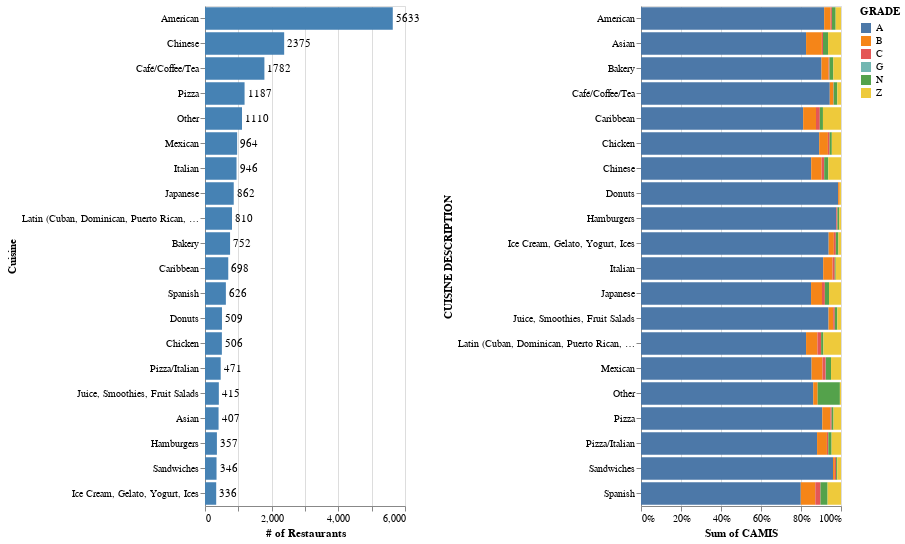

The cell this chart's notebook holds for it:
### Markdown cell above
<a id='top_10'></a>
### Percentage of Inspection Grades for the top 10 cuisine (by count and inspection grade)

### Code cell
#top 10 cuisine by counts
latest_inspection = df_rest.sort_values(['CAMIS', 'INSPECTION DATE'], 
                    ascending=[True, False]).groupby('CAMIS').head(1)
cusines = latest_inspection.groupby(['CUISINE DESCRIPTION'])['CAMIS'].count().reset_index()
topcusines = cusines.sort_values('CAMIS', ascending=False).iloc[:20,:]
topcusines

bars = alt.Chart(topcusines).mark_bar(color ='steelblue').encode(
    x=alt.X('CAMIS:Q', 
    axis=alt.Axis(title ='# of Restaurants')),

    y=alt.Y('CUISINE DESCRIPTION:N',
            sort='-x',
            axis=alt.Axis(title ='Cuisine')
    )

)

text = bars.mark_text(
    align='left',
    baseline='middle',
    dx=3  
).encode(
    text='CAMIS:Q'
)

top10cuisine = (bars + text).properties(height=500,width=200)

#Top 10 cusine types by inspection grades 
top10cuis_insp = latest_inspection[latest_inspection['CUISINE DESCRIPTION']\
                  .isin(topcusines['CUISINE DESCRIPTION'].to_list())]\
                    .groupby(['CUISINE DESCRIPTION', 'GRADE'])['CAMIS'].count().reset_index()

top10grade = alt.Chart(top10cuis_insp).mark_bar().encode(
                        x=alt.X('sum(CAMIS)', stack="normalize"),
                        y='CUISINE DESCRIPTION',
                        color='GRADE').properties(
                        height=500,
                        width=200
                    )

alt.hconcat(top10cuisine, top10grade)

### Figure 1 — Vega-Lite specification as saved in the notebook (floating-point values rounded to 4 significant figures)
{"config": {"view": {"continuousWidth": 400, "continuousHeight": 300}}, "hconcat": [{"layer": [{"mark": {"type": "bar", "color": "steelblue"}, "encoding": {"x": {"type": "quantitative", "axis": {"title": "# of Restaurants"}, "field": "CAMIS"}, "y": {"type": "nominal", "axis": {"title": "Cuisine"}, "field": "CUISINE DESCRIPTION", "sort": "-x"}}}, {"mark": {"type": "text", "align": "left", "baseline": "middle", "dx": 3}, "encoding": {"text": {"type": "quantitative", "field": "CAMIS"}, "x": {"type": "quantitative", "axis": {"title": "# of Restaurants"}, "field": "CAMIS"}, "y": {"type": "nominal", "axis": {"title": "Cuisine"}, "field": "CUISINE DESCRIPTION", "sort": "-x"}}}], "data": {"name": "data-7369e0793e89c6ee507404a1c3a62f56"}, "height": 500, "width": 200}, {"data": {"name": "data-64019f1176a911048efb475d8519fdd2"}, "mark": "bar", "encoding": {"color": {"type": "nominal", "field": "GRADE"}, "x": {"type": "quantitative", "aggregate": "sum", "field": "CAMIS", "stack": "normalize"}, "y": {"type": "nominal", "field": "CUISINE DESCRIPTION"}}, "height": 500, "width": 200}], "$schema": "https://vega.github.io/schema/vega-lite/v4.0.0.json", "datasets": {"data-7369e0793e89c6ee507404a1c3a62f56": [{"CUISINE DESCRIPTION": "American", "CAMIS": 5633}, {"CUISINE DESCRIPTION": "Chinese", "CAMIS": 2375}, {"CUISINE DESCRIPTION": "Café/Coffee/Tea", "CAMIS": 1782}, {"CUISINE DESCRIPTION": "Pizza", "CAMIS": 1187}, {"CUISINE DESCRIPTION": "Other", "CAMIS": 1110}, {"CUISINE DESCRIPTION": "Mexican", "CAMIS": 964}, {"CUISINE DESCRIPTION": "Italian", "CAMIS": 946}, {"CUISINE DESCRIPTION": "Japanese", "CAMIS": 862}, {"CUISINE DESCRIPTION": "Latin (Cuban, Dominican, Puerto Rican, South & Central American)", "CAMIS": 810}, {"CUISINE DESCRIPTION": "Bakery", "CAMIS": 752}, {"CUISINE DESCRIPTION": "Caribbean", "CAMIS": 698}, {"CUISINE DESCRIPTION": "Spanish", "CAMIS": 626}, {"CUISINE DESCRIPTION": "Donuts", "CAMIS": 509}, {"CUISINE DESCRIPTION": "Chicken", "CAMIS": 506}, {"CUISINE DESCRIPTION": "Pizza/Italian", "CAMIS": 471}, {"CUISINE DESCRIPTION": "Juice, Smoothies, Fruit Salads", "CAMIS": 415}, {"CUISINE DESCRIPTION": "Asian", "CAMIS": 407}, {"CUISINE DESCRIPTION": "Hamburgers", "CAMIS": 357}, {"CUISINE DESCRIPTION": "Sandwiches", "CAMIS": 346}, {"CUISINE DESCRIPTION": "Ice Cream, Gelato, Yogurt, Ices", "CAMIS": 336}], "data-64019f1176a911048efb475d8519fdd2": [{"CUISINE DESCRIPTION": "American", "GRADE": "A", "CAMIS": 4633}, {"CUISINE DESCRIPTION": "American", "GRADE": "B", "CAMIS": 163}, {"CUISINE DESCRIPTION": "American", "GRADE": "C", "CAMIS": 32}, {"CUISINE DESCRIPTION": "American", "GRADE": "N", "CAMIS": 96}, {"CUISINE DESCRIPTION": "American", "GRADE": "Z", "CAMIS": 135}, {"CUISINE DESCRIPTION": "Asian", "GRADE": "A", "CAMIS": 293}, {"CUISINE DESCRIPTION": "Asian", "GRADE": "B", "CAMIS": 28}, {"CUISINE DESCRIPTION": "Asian", "GRADE": "C", "CAMIS": 2}, {"CUISINE DESCRIPTION": "Asian", "GRADE": "N", "CAMIS": 9}, {"CUISINE DESCRIPTION": "Asian", "GRADE": "Z", "CAMIS": 23}, {"CUISINE DESCRIPTION": "Bakery", "GRADE": "A", "CAMIS": 611}, {"CUISINE DESCRIPTION": "Bakery", "GRADE": "B", "CAMIS": 24}, {"CUISINE DESCRIPTION": "Bakery", "GRADE": "C", "CAMIS": 3}, {"CUISINE DESCRIPTION": "Bakery", "GRADE": "N", "CAMIS": 13}, {"CUISINE DESCRIPTION": "Bakery", "GRADE": "Z", "CAMIS": 26}, {"CUISINE DESCRIPTION": "Café/Coffee/Tea", "GRADE": "A", "CAMIS": 1582}, {"CUISINE DESCRIPTION": "Café/Coffee/Tea", "GRADE": "B", "CAMIS": 29}, {"CUISINE DESCRIPTION": "Café/Coffee/Tea", "GRADE": "C", "CAMIS": 3}, {"CUISINE DESCRIPTION": "Café/Coffee/Tea", "GRADE": "N", "CAMIS": 31}, {"CUISINE DESCRIPTION": "Café/Coffee/Tea", "GRADE": "Z", "CAMIS": 31}, {"CUISINE DESCRIPTION": "Caribbean", "GRADE": "A", "CAMIS": 467}, {"CUISINE DESCRIPTION": "Caribbean", "GRADE": "B", "CAMIS": 37}, {"CUISINE DESCRIPTION": "Caribbean", "GRADE": "C", "CAMIS": 11}, {"CUISINE DESCRIPTION": "Caribbean", "GRADE": "N", "CAMIS": 9}, {"CUISINE DESCRIPTION": "Caribbean", "GRADE": "Z", "CAMIS": 52}, {"CUISINE DESCRIPTION": "Chicken", "GRADE": "A", "CAMIS": 408}, {"CUISINE DESCRIPTION": "Chicken", "GRADE": "B", "CAMIS": 20}, {"CUISINE DESCRIPTION": "Chicken", "GRADE": "C", "CAMIS": 4}, {"CUISINE DESCRIPTION": "Chicken", "GRADE": "N", "CAMIS": 5}, {"CUISINE DESCRIPTION": "Chicken", "GRADE": "Z", "CAMIS": 21}, {"CUISINE DESCRIPTION": "Chinese", "GRADE": "A", "CAMIS": 1813}, {"CUISINE DESCRIPTION": "Chinese", "GRADE": "B", "CAMIS": 110}, {"CUISINE DESCRIPTION": "Chinese", "GRADE": "C", "CAMIS": 28}, {"CUISINE DESCRIPTION": "Chinese", "GRADE": "N", "CAMIS": 44}, {"CUISINE DESCRIPTION": "Chinese", "GRADE": "Z", "CAMIS": 135}, {"CUISINE DESCRIPTION": "Donuts", "GRADE": "A", "CAMIS": 476}, {"CUISINE DESCRIPTION": "Donuts", "GRADE": "B", "CAMIS": 4}, {"CUISINE DESCRIPTION": "Donuts", "GRADE": "Z", "CAMIS": 3}, {"CUISINE DESCRIPTION": "Hamburgers", "GRADE": "A", "CAMIS": 331}, {"CUISINE DESCRIPTION": "Hamburgers", "GRADE": "C", "CAMIS": 2}, {"CUISINE DESCRIPTION": "Hamburgers", "GRADE": "N", "CAMIS": 3}, {"CUISINE DESCRIPTION": "Hamburgers", "GRADE": "Z", "CAMIS": 3}, {"CUISINE DESCRIPTION": "Ice Cream, Gelato, Yogurt, Ices", "GRADE": "A", "CAMIS": 289}, {"CUISINE DESCRIPTION": "Ice Cream, Gelato, Yogurt, Ices", "GRADE": "B", "CAMIS": 8}, {"CUISINE DESCRIPTION": "Ice Cream, Gelato, Yogurt, Ices", "GRADE": "C", "CAMIS": 3}, {"CUISINE DESCRIPTION": "Ice Cream, Gelato, Yogurt, Ices", "GRADE": "N", "CAMIS": 4}, {"CUISINE DESCRIPTION": "Ice Cream, Gelato, Yogurt, Ices", "GRADE": "Z", "CAMIS": 4}, {"CUISINE DESCRIPTION": "Italian", "GRADE": "A", "CAMIS": 757}, {"CUISINE DESCRIPTION": "Italian", "GRADE": "B", "CAMIS": 39}, {"CUISINE DESCRIPTION": "Italian", "GRADE": "C", "CAMIS": 9}, {"CUISINE DESCRIPTION": "Italian", "GRADE": "N", "CAMIS": 4}, {"CUISINE DESCRIPTION": "Italian", "GRADE": "Z", "CAMIS": 22}, {"CUISINE DESCRIPTION": "Japanese", "GRADE": "A", "CAMIS": 653}, {"CUISINE DESCRIPTION": "Japanese", "GRADE": "B", "CAMIS": 42}, {"CUISINE DESCRIPTION": "Japanese", "GRADE": "C", "CAMIS": 11}, {"CUISINE DESCRIPTION": "Japanese", "GRADE": "N", "CAMIS": 16}, {"CUISINE DESCRIPTION": "Japanese", "GRADE": "Z", "CAMIS": 46}, {"CUISINE DESCRIPTION": "Juice, Smoothies, Fruit Salads", "GRADE": "A", "CAMIS": 361}, {"CUISINE DESCRIPTION": "Juice, Smoothies, Fruit Salads", "GRADE": "B", "CAMIS": 9}, {"CUISINE DESCRIPTION": "Juice, Smoothies, Fruit Salads", "GRADE": "C", "CAMIS": 3}, {"CUISINE DESCRIPTION": "Juice, Smoothies, Fruit Salads", "GRADE": "N", "CAMIS": 5}, {"CUISINE DESCRIPTION": "Juice, Smoothies, Fruit Salads", "GRADE": "Z", "CAMIS": 7}, {"CUISINE DESCRIPTION": "Latin (Cuban, Dominican, Puerto Rican, South & Central American)", "GRADE": "A", "CAMIS": 581}, {"CUISINE DESCRIPTION": "Latin (Cuban, Dominican, Puerto Rican, South & Central American)", "GRADE": "B", "CAMIS": 40}, {"CUISINE DESCRIPTION": "Latin (Cuban, Dominican, Puerto Rican, South & Central American)", "GRADE": "C", "CAMIS": 13}, {"CUISINE DESCRIPTION": "Latin (Cuban, Dominican, Puerto Rican, South & Central American)", "GRADE": "N", "CAMIS": 8}, {"CUISINE DESCRIPTION": "Latin (Cuban, Dominican, Puerto Rican, South & Central American)", "GRADE": "Z", "CAMIS": 62}, {"CUISINE DESCRIPTION": "Mexican", "GRADE": "A", "CAMIS": 737}, {"CUISINE DESCRIPTION": "Mexican", "GRADE": "B", "CAMIS": 47}, {"CUISINE DESCRIPTION": "Mexican", "GRADE": "C", "CAMIS": 14}, {"CUISINE DESCRIPTION": "Mexican", "GRADE": "G", "CAMIS": 1}, {"CUISINE DESCRIPTION": "Mexican", "GRADE": "N", "CAMIS": 22}, {"CUISINE DESCRIPTION": "Mexican", "GRADE": "Z", "CAMIS": 43}, {"CUISINE DESCRIPTION": "Other", "GRADE": "A", "CAMIS": 155}, {"CUISINE DESCRIPTION": "Other", "GRADE": "B", "CAMIS": 4}, {"CUISINE DESCRIPTION": "Other", "GRADE": "N", "CAMIS": 20}, {"CUISINE DESCRIPTION": "Other", "GRADE": "Z", "CAMIS": 1}, {"CUISINE DESCRIPTION": "Pizza", "GRADE": "A", "CAMIS": 969}, {"CUISINE DESCRIPTION": "Pizza", "GRADE": "B", "CAMIS": 43}, {"CUISINE DESCRIPTION": "Pizza", "GRADE": "C", "CAMIS": 7}, {"CUISINE DESCRIPTION": "Pizza", "GRADE": "N", "CAMIS": 10}, {"CUISINE DESCRIPTION": "Pizza", "GRADE": "Z", "CAMIS": 40}, {"CUISINE DESCRIPTION": "Pizza/Italian", "GRADE": "A", "CAMIS": 375}, {"CUISINE DESCRIPTION": "Pizza/Italian", "GRADE": "B", "CAMIS": 21}, {"CUISINE DESCRIPTION": "Pizza/Italian", "GRADE": "C", "CAMIS": 3}, {"CUISINE DESCRIPTION": "Pizza/Italian", "GRADE": "N", "CAMIS": 7}, {"CUISINE DESCRIPTION": "Pizza/Italian", "GRADE": "Z", "CAMIS": 20}, {"CUISINE DESCRIPTION": "Sandwiches", "GRADE": "A", "CAMIS": 313}, {"CUISINE DESCRIPTION": "Sandwiches", "GRADE": "B", "CAMIS": 3}, {"CUISINE DESCRIPTION": "Sandwiches", "GRADE": "C", "CAMIS": 2}, {"CUISINE DESCRIPTION": "Sandwiches", "GRADE": "N", "CAMIS": 2}, {"CUISINE DESCRIPTION": "Sandwiches", "GRADE": "Z", "CAMIS": 6}, {"CUISINE DESCRIPTION": "Spanish", "GRADE": "A", "CAMIS": 429}, {"CUISINE DESCRIPTION": "Spanish", "GRADE": "B", "CAMIS": 39}, {"CUISINE DESCRIPTION": "Spanish", "GRADE": "C", "CAMIS": 14}, {"CUISINE DESCRIPTION": "Spanish", "GRADE": "N", "CAMIS": 19}, {"CUISINE DESCRIPTION": "Spanish", "GRADE": "Z", "CAMIS": 36}]}}
